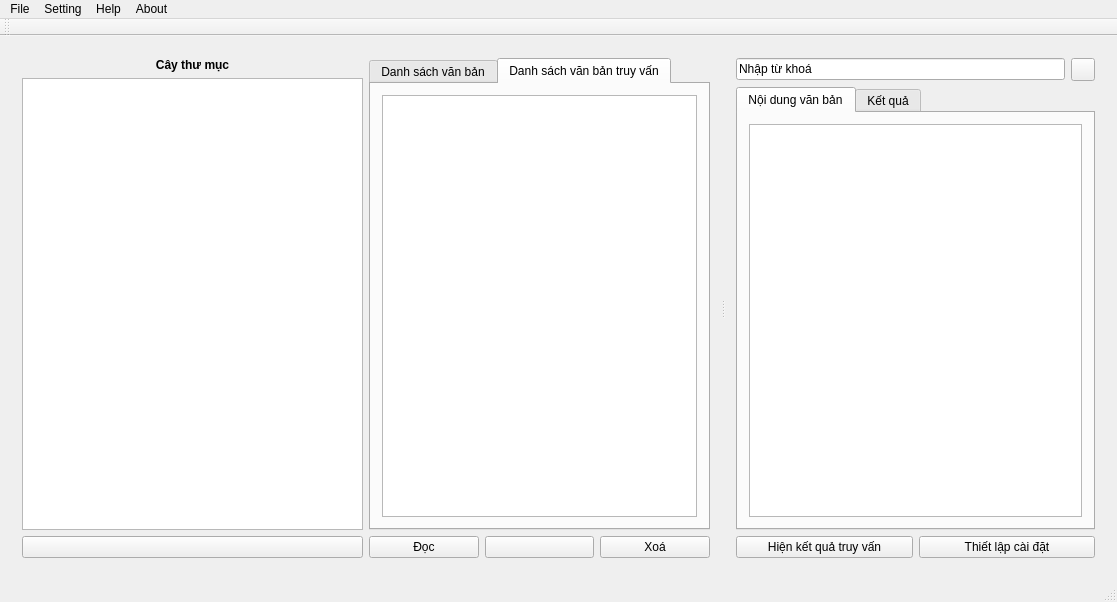
<?xml version="1.0" encoding="UTF-8"?>
<ui version="4.0">
 <class>Search_Engine_GUIClass</class>
 <widget class="QMainWindow" name="Search_Engine_GUIClass">
  <property name="geometry">
   <rect>
    <x>0</x>
    <y>0</y>
    <width>1117</width>
    <height>602</height>
   </rect>
  </property>
  <property name="windowTitle">
   <string>Search_Engine_GUI</string>
  </property>
  <widget class="QWidget" name="centralWidget">
   <layout class="QVBoxLayout" name="verticalLayout_4">
    <item>
     <widget class="QSplitter" name="splitter">
      <property name="orientation">
       <enum>Qt::Horizontal</enum>
      </property>
      <widget class="QWidget" name="layoutWidget">
       <layout class="QHBoxLayout" name="horizontalLayout_7">
        <item>
         <layout class="QVBoxLayout" name="verticalLayout_3">
          <item>
           <widget class="QLabel" name="label">
            <property name="text">
             <string>&lt;html&gt;&lt;head/&gt;&lt;body&gt;&lt;p align=&quot;center&quot;&gt;&lt;span style=&quot; font-weight:700;&quot;&gt;Cây thư mục&lt;/span&gt;&lt;/p&gt;&lt;/body&gt;&lt;/html&gt;</string>
            </property>
           </widget>
          </item>
          <item>
           <widget class="QTreeView" name="treeView"/>
          </item>
          <item>
           <layout class="QHBoxLayout" name="horizontalLayout_4">
            <item>
             <widget class="QPushButton" name="LoadDir">
              <property name="toolTip">
               <string>&lt;html&gt;&lt;head/&gt;&lt;body&gt;&lt;p&gt;Hiển thị danh sách các văn bản bên trong thư mục cần truy xuất&lt;/p&gt;&lt;/body&gt;&lt;/html&gt;</string>
              </property>
              <property name="autoFillBackground">
               <bool>false</bool>
              </property>
              <property name="text">
               <string/>
              </property>
              <property name="icon">
               <iconset>
                <normaloff>.</normaloff>.</iconset>
              </property>
              <property name="shortcut">
               <string/>
              </property>
             </widget>
            </item>
           </layout>
          </item>
         </layout>
        </item>
        <item>
         <layout class="QVBoxLayout" name="verticalLayout_2">
          <item>
           <widget class="QTabWidget" name="tabWidget">
            <property name="currentIndex">
             <number>1</number>
            </property>
            <widget class="QWidget" name="tab">
             <attribute name="title">
              <string>Danh sách văn bản</string>
             </attribute>
             <layout class="QHBoxLayout" name="horizontalLayout_2">
              <item>
               <widget class="QListView" name="listView"/>
              </item>
             </layout>
            </widget>
            <widget class="QWidget" name="tab_2">
             <attribute name="title">
              <string>Danh sách văn bản truy vấn</string>
             </attribute>
             <layout class="QHBoxLayout" name="horizontalLayout_3">
              <item>
               <widget class="QListView" name="listView_2"/>
              </item>
             </layout>
            </widget>
           </widget>
          </item>
          <item>
           <layout class="QHBoxLayout" name="horizontalLayout">
            <item>
             <widget class="QPushButton" name="LoadFile">
              <property name="toolTip">
               <string>&lt;html&gt;&lt;head/&gt;&lt;body&gt;&lt;p&gt;Hiển thị nội dung văn bản&lt;/p&gt;&lt;/body&gt;&lt;/html&gt;</string>
              </property>
              <property name="text">
               <string>Đọc</string>
              </property>
             </widget>
            </item>
            <item>
             <widget class="QPushButton" name="AddFile">
              <property name="toolTip">
               <string>&lt;html&gt;&lt;head/&gt;&lt;body&gt;&lt;p&gt;Thêm văn bản vào danh sách cần truy vấn [Imcomplete]&lt;/p&gt;&lt;/body&gt;&lt;/html&gt;</string>
              </property>
              <property name="text">
               <string/>
              </property>
             </widget>
            </item>
            <item>
             <widget class="QPushButton" name="DelFile">
              <property name="toolTip">
               <string>&lt;html&gt;&lt;head/&gt;&lt;body&gt;&lt;p&gt;Xoá tệp văn bản đã chọn [Imcomplete]&lt;/p&gt;&lt;/body&gt;&lt;/html&gt;</string>
              </property>
              <property name="text">
               <string>Xoá</string>
              </property>
             </widget>
            </item>
           </layout>
          </item>
         </layout>
        </item>
       </layout>
      </widget>
      <widget class="QWidget" name="verticalLayoutWidget">
       <layout class="QVBoxLayout" name="verticalLayout">
        <item>
         <layout class="QHBoxLayout" name="horizontalLayout_5">
          <item>
           <widget class="QLineEdit" name="lineEdit">
            <property name="text">
             <string>Nhập từ khoá</string>
            </property>
           </widget>
          </item>
          <item>
           <widget class="QToolButton" name="toolButton_2">
            <property name="toolTip">
             <string>&lt;html&gt;&lt;head/&gt;&lt;body&gt;&lt;p&gt;Tìm kiếm [Imcomplete]&lt;/p&gt;&lt;/body&gt;&lt;/html&gt;</string>
            </property>
            <property name="text">
             <string/>
            </property>
           </widget>
          </item>
         </layout>
        </item>
        <item>
         <widget class="QTabWidget" name="tabWidget_2">
          <property name="currentIndex">
           <number>0</number>
          </property>
          <widget class="QWidget" name="tab_3">
           <attribute name="title">
            <string>Nội dung văn bản</string>
           </attribute>
           <layout class="QVBoxLayout" name="verticalLayout_5">
            <item>
             <widget class="QTextBrowser" name="textBrowser"/>
            </item>
           </layout>
          </widget>
          <widget class="QWidget" name="tab_4">
           <attribute name="title">
            <string>Kết quả</string>
           </attribute>
           <layout class="QVBoxLayout" name="verticalLayout_6">
            <item>
             <widget class="QTreeWidget" name="treeWidget">
              <column>
               <property name="text">
                <string notr="true">1</string>
               </property>
              </column>
             </widget>
            </item>
           </layout>
          </widget>
         </widget>
        </item>
        <item>
         <layout class="QHBoxLayout" name="horizontalLayout_6">
          <item>
           <widget class="QPushButton" name="ShowResult">
            <property name="toolTip">
             <string>&lt;html&gt;&lt;head/&gt;&lt;body&gt;&lt;p&gt;Chuyển qua lại giữa hiển thị nội dung văn bản và kết quả tìm kiếm [Imcomplete]&lt;/p&gt;&lt;p&gt;&lt;br/&gt;&lt;/p&gt;&lt;/body&gt;&lt;/html&gt;</string>
            </property>
            <property name="text">
             <string>Hiện kết quả truy vấn</string>
            </property>
           </widget>
          </item>
          <item>
           <widget class="QPushButton" name="Setting">
            <property name="toolTip">
             <string>&lt;html&gt;&lt;head/&gt;&lt;body&gt;&lt;p&gt;Tuỳ chỉnh yêu cầu tìm kiếm [Imcomplete]&lt;/p&gt;&lt;/body&gt;&lt;/html&gt;</string>
            </property>
            <property name="text">
             <string>Thiết lập cài đặt</string>
            </property>
           </widget>
          </item>
         </layout>
        </item>
       </layout>
      </widget>
     </widget>
    </item>
   </layout>
  </widget>
  <widget class="QMenuBar" name="menuBar">
   <property name="geometry">
    <rect>
     <x>0</x>
     <y>0</y>
     <width>1117</width>
     <height>22</height>
    </rect>
   </property>
   <widget class="QMenu" name="menuFile">
    <property name="title">
     <string>File</string>
    </property>
   </widget>
   <widget class="QMenu" name="menuSetting">
    <property name="title">
     <string>Setting</string>
    </property>
   </widget>
   <widget class="QMenu" name="menuHelp">
    <property name="title">
     <string>Help</string>
    </property>
   </widget>
   <widget class="QMenu" name="menuAbout">
    <property name="title">
     <string>About</string>
    </property>
   </widget>
   <addaction name="menuFile"/>
   <addaction name="menuSetting"/>
   <addaction name="menuHelp"/>
   <addaction name="menuAbout"/>
  </widget>
  <widget class="QToolBar" name="mainToolBar">
   <attribute name="toolBarArea">
    <enum>TopToolBarArea</enum>
   </attribute>
   <attribute name="toolBarBreak">
    <bool>false</bool>
   </attribute>
  </widget>
  <widget class="QStatusBar" name="statusBar"/>
 </widget>
 <layoutdefault spacing="6" margin="11"/>
 <resources>
  <include location="Search_Engine_GUI.qrc"/>
 </resources>
 <connections/>
</ui>
